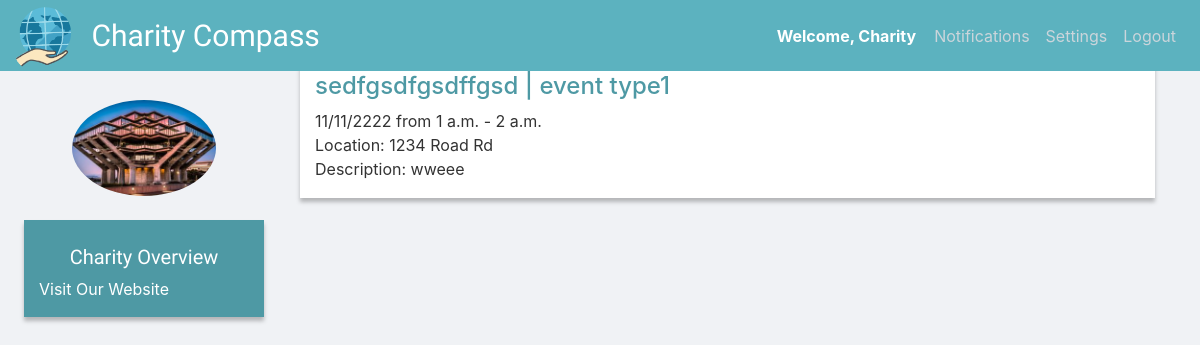
The page /charities/user/justincharity/ (signed in) on the database its author committed.
### users/models.py (models this page shows, shortened)
class User(AbstractUser):
    is_charity = models.BooleanField(default=False)
    is_volunteer = models.BooleanField(default=False)

class Charity(models.Model):
    user = models.OneToOneField(User, on_delete=models.CASCADE, primary_key=True)
    charity_name = models.CharField(max_length=30, null=True, blank=True)
    description = models.TextField(default='',blank=True)
    favorite = models.ManyToManyField(User, related_name='favorite_charity', blank=True)
    slug = models.SlugField(max_length=250, null=True, blank=True)
    website = models.URLField(max_length=200, null=True, blank=True)
    address = models.CharField(max_length=200, null=True, blank=True)

class UserSettings(models.Model):
    user = models.OneToOneField(User, on_delete=models.CASCADE)
    image = models.ImageField(default='default.jpg', upload_to='profile_pics')

### events/models.py (models this page shows, shortened)
class Event(models.Model):
    user = models.ForeignKey(users.models.User, on_delete=models.CASCADE, related_name='events')
    owner = models.ForeignKey(users.models.Charity, on_delete=models.CASCADE, related_name='events')
    title = models.CharField(max_length=80)
    event_type = models.ForeignKey(EventType, on_delete=models.CASCADE, related_name='events')
    event_date = models.CharField(max_length=60)
    description = models.TextField()
    location = models.CharField(max_length=60)
    start_time = models.TimeField(auto_now=False, auto_now_add=False)
    end_time = models.TimeField(auto_now=False, auto_now_add=False)
    interested = models.ManyToManyField(users.models.User, related_name='interested_events', blank=True)
    registered = models.ManyToManyField(users.models.User, related_name='registered_volunteers', blank=True)

class EventType(models.Model):
    name = models.CharField(max_length=30)
    def __str__(self):
        return self.name

### users/views/charities.py (the view)
# urls.py: path('user/<slug:slug>/', charities.charity_detail, name='charity_page'),
@login_required
def charity_detail(request, slug):
    charity = get_object_or_404(Charity, slug=slug)
    is_favorite = False
    '''
    if (request.user.is_charity):
        return render(request, 'users/charities/dashboard.html')
    '''
    if charity.favorite.filter(pk=request.user.id).exists():
        is_favorite = True
    context = {
        'charity': charity,
        'is_favorite': is_favorite
    }
    return render(request, 'users/charities/charity_page.html', context)

### users/templates/users/charities/charity_page.html (shortened to what this page needs)
{% extends "base/base.html" %}
{% block content %}
<div class="charity-page">
	<img id="charity-page-img" src="{{charity.user.usersettings.image.url}}">
	<br />
<div class="charity-overview">
	<div class="charity-overview-content">
		<h5 class="charity-overview-title">Charity Overview</h5>
		<p>
		{% if charity.website.length == 0 %}
		{% else %}
			<a target="_blank" rel="noopener noreferrer" href="{{charity.website}}" class='signup-link'>Visit Our Website</a>
		{% endif %}
		<br>
		{% if charity.description.length == 0 %}
		{% else %}
		{{charity.description}}</p>
		{%endif%}
	</div>
</div>
<div class="event-feed charity-page-events">
	<h1 class="charity-name" style="float:left">
		{{charity.charity_name}} {% if is_favorite %}
		<a style="margin-left: 10px" href="{% url 'volunteers:favorite_charity' slug=charity.slug %}">
			<i class="fas fa-heart fa-sm"></i>
		</a>
		{% else %}
		<a style="margin-left: 10px" href="{% url 'volunteers:favorite_charity' slug=charity.slug %}">
		</a>
		{% endif %}
	</h1>
	<br><br><br>
	{% for event in charity.user.events.all %}
	<article class="event">
		<div class="event-content">
			<a class="event-owner" href="{% url 'charities:event_detail' event.pk %}">
				<h4 class="event-owner">{{ event.title }} | {{ event.event_type }}</h4>
			</a>
			<p> {{ event.event_date }} from {{ event.start_time }} - {{ event.end_time }}
				<br>
			Location: {{ event.location }}
			<br>
			Description: {{ event.description }}</p>
		</div>
	</article>
	{% endfor %}
</div></div>
</div>
{% endblock content %}

### base/templates/base/base.html (shortened to what this page needs)
{% load static %}
<!DOCTYPE html>
<html>
<head>
	<link rel="stylesheet" href="https://maxcdn.bootstrapcdn.com/bootstrap/4.0.0/css/bootstrap.min.css"
 />
	<link rel="stylesheet" type="text/css" href="{% static 'base/main.css' %}" />
</head>
<body>
	<header class="site-header">
		<nav class="navbar navbar-expand-md navbar-dark bg-steel fixed-top">
			<div class="navbar-container">
				<div class="logo-title">
					<a class="navbar-brand" href="/">
						<div class="logo-image">
							<img src="../../../media/profile_pics/charity_compass_logo.png" class="img-fluid" />
						</div>
					</a>
					<a href="/" class="navbar-title navbar-brand mr-4">Charity Compass</a>
				</div>
				<div class="navbar-right">
					<div class="welcome-user">
						<a href="/" class="welcome-user-link">
							{% if user.is_authenticated%} {% if user.is_charity %}
							<p>Welcome, {{user.charity.charity_name}}</p>
							{% else %}
							<p>Welcome, {{user.volunteer.first_name}}</p>
							{% endif %} {% endif %}
						</a>
					</div>
					<div class="navbar-link collapse navbar-collapse" id="navbarToggle" style="float: right">
						<div class="navbar-nav">
							{% if user.is_authenticated %}
							<a class="nav-item nav-link" href="{% url 'notifications' %}">Notifications</a>
							{% if user.is_charity %}
							<a class="nav-item nav-link" href="{% url 'charities:charity_settings' %}">Settings</a>
							{% else %}
							<a class="nav-item nav-link" href="{% url 'volunteers:volunteer_settings' %}">Settings</a>
							{% endif %}
							<a class="nav-item nav-link" href="{% url 'logout' %}">Logout</a>
							{% else %}
							<a class="nav-item nav-link" href="{% url 'login' %}">Login</a>
							<a class="nav-item nav-link" href="{% url 'volunteer_signup' %}">Register</a>
							{% endif %}
						</div>
					</div>
				</div>
			</div>
		</nav>
	</header>
	<div>{% block content %}{% endblock %}</div>
</body>
</html>

### base/static/base/main.css (style rules this page uses)
body { background: #f0f2f5; color: #333333; margin-bottom: 6rem; }
h1, h2, h3, h4, h5, h6 { color: #444444; }
.bg-steel { background-color: #5f788a; }
.site-header .navbar-nav .nav-link { color: #cbd5db; }
.navbar-container { width: 100%; }
.navbar-nav { float: right; }
.welcome-user { float: left; padding: 10px 10px 10px 10px; color: white; font-weight: bold; }
.welcome-user-link { color: white; }
.navbar-right { height: 15px; float: right; margin-top: 6px; }
.nav-link { float: right; padding: 10px 10px 10px 10px; }
.navbar { background-color: #5cb2bf; top: 0px; }
.navbar-title { color: white !important; font-family: "Oleo Script", cursive; font-size: 30px; }
.logo-image { width: 55px; height: 55px; margin-top: -75%; float: right; }
.logo-title { float: left; }
.signup-link { color: white; text-decoration: none; background-color: transparent; }
.charity-page-events { margin-top: -235px !important; }
.event-feed { float: right; width: 75%; margin-top: -280px; }
.event { width: 95%; background-color: white; box-shadow: 0px 4px 4px rgba(0, 0, 0, 0.25); margin: 0% 0% 3% 0%; }
.event-content { padding: 15px 0px 1px 15px; }
.event-owner { color: #4e99a4; }
.charity-page { margin-top: 100px; }
.charity-overview { margin-top: 0%; margin-left: 2%; padding: 15px 15px 0px 15px; float: left; background-color: #4e99a4; box-shadow: 0px 4px 4px rgba(0, 0, 0, 0.25); width: 20%; }
.charity-overview-content { margin: 10px auto; }
.charity-overview-title { color: white; font-family: "Oleo Script", cursive; display: flex; justify-content: center; }
.charity-name { display: flex; justify-content: center; text-shadow: 0px 4px 4px rgba(0, 0, 0, 0.25); font-weight: bold; }
#charity-page-img { resize: both; height: fit-content; border-radius: 60%; margin-left: 4.75%; max-width: 12%; margin-left: 6%; }

### rows shown on the page
User: charity.charity_name "Charity"
Charity: user.usersettings.image (placeholder picture)
Event: title "sedfgsdfgsdffgsd", event_type "event type1", event_date "11/11/2222", start_time "1 a.m.", end_time "2 a.m.", location "1234 Road Rd", description "wweee"
